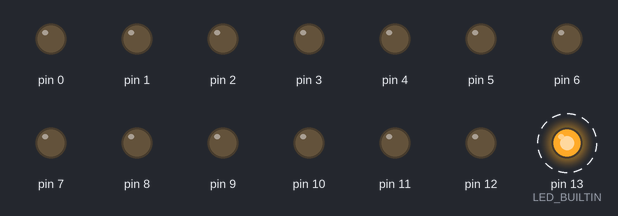
Simulated run of this program. Board: Arduino Pro Mini, built with avr-gcc and run on an emulated ATmega328P. Parts: output pins drawn as LEDs (lit = HIGH). Dashed ring = blinking. Sleep ends after the set time or at an interrupt.

Above: at 10.2 s.
Timing chart, 0 to 13.0 s (numbered marks = the images above):
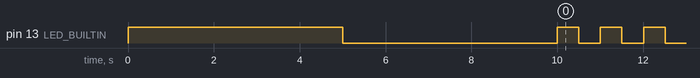

The program:

main.cpp
```cpp
#include <Arduino.h>
#include <avr/sleep.h>
#include <avr/power.h>
// #include <avr/wdt.h>
#include <avr/interrupt.h>

// LED_BUILTIN alredy define @ 13 in \.platformio\packages\framework-arduino-avr\variants\standardstandard\pins_arduino.h
// avr/iom328p.h


// put your setup code here, to run once:
void setup() {

// Serial.begin(9600);

pinMode (LED_BUILTIN,OUTPUT);
digitalWrite(LED_BUILTIN,HIGH);
delay(5000);
digitalWrite(LED_BUILTIN,LOW);
delay(5000);


//SETUP WATCHDOG TIMER
WDTCSR = B00011000; // (24 = B00011000);//change enable and WDE − also resets
WDTCSR = B00100001; // (33 =  B00100001);//prescalers only − get rid of the WDE and WDCE bit
WDTCSR = (1<<6);

// SETUP WATCHDOG TIMER
//WDTCSR = (24); // Change enable and WDE - Also resets
//WDTCSR = (33); /// prescalers only -get ride of the WDE and WDCE bit
//WDTCSR |=(1<<6);// enable interrupt modue

// Save Power by writing all Digital IO to LOW
for(int i=0; i<20; i++) {
pinMode(i,OUTPUT);
digitalWrite(i,LOW);
}


// DISABLE ADC ( ADEN bit set to 0 in ADCSRA REGISTER )
// ADCSRA = 0;
ADCSRA &= B01111111;


//noInterrupts (); // timed sequence follows
cli();  // Interrupts impossible

// ENABLE SLEEP
//set_sleep_mode (SLEEP_MODE_PWR_DOWN);
SMCR |= (1<<2); //SET UP  SLEEP MODE = Power Down Mode
//sleep_enable();
SMCR |= 1; //Enable Sleep


//interrupts (); // guarantees next instruction executed
sei();


}


// put your main code here, to run repeatedly:
void loop() {

digitalWrite(LED_BUILTIN,HIGH);
delay(500);
digitalWrite(LED_BUILTIN,LOW);
delay(500);


// Brown-out Detector DISABLE , − this must be called right before the __asm__ sleep instruction
MCUCR = bit (BODS) | bit (BODSE) | bit(PUD) ;  // Do not forget to diseable ALL IO Pull up by >Turn PUD bit in the MCUCR // TBCHECK ???
MCUCR = bit (BODS);
// MCUCR |=(3<<5); // Set both BODS and BODSE  at the same time
// MCUCR = (MCUCR & ~(1 <<5)) | (1<<6); // then set the BODS bit and clear the BODSE at the same time

//sleep_cpu (); // sleep within 3 clock cycles of above
__asm__ __volatile__("sleep");


// Serial.println("OK");
}


//needed for the digital input interrupt
//void digitalInterrupt() {
// }


// watchdog interrupt
//DON'T FORGET THIS!  Needed for the watch dog timer.  This is called after a watch dog timer timeout - this is the interrupt function called after waking up
ISR(WDT_vect) {

}
```

Measured:
- by itself, pin 13 (LED_BUILTIN): repeats every 1.0 s: HIGH 0.50 s, LOW 0.51 s
